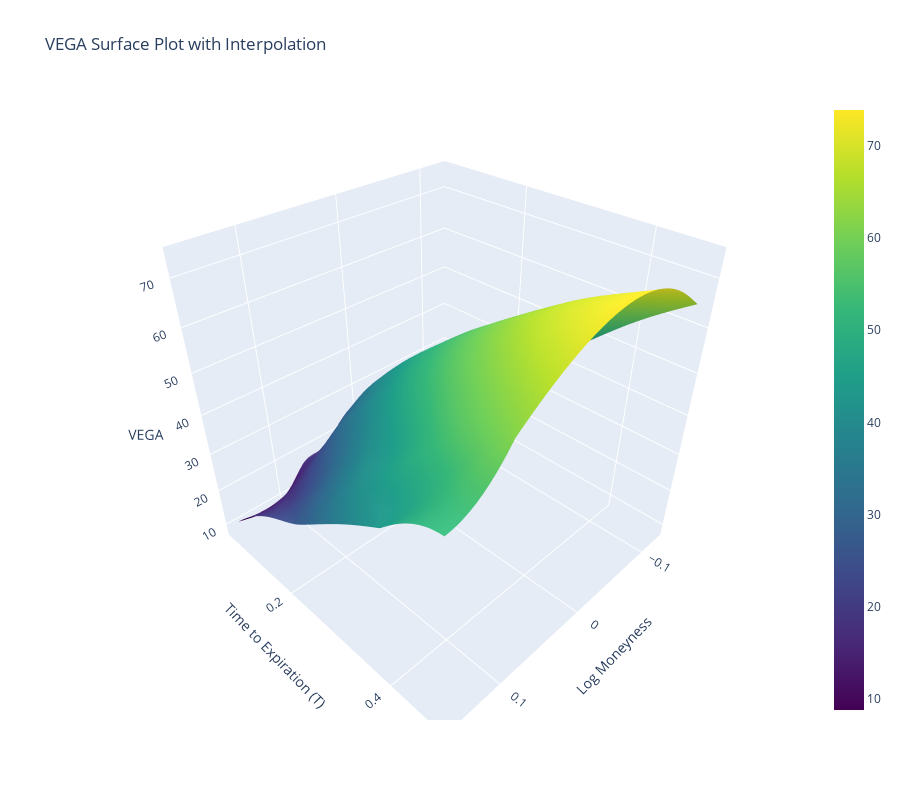

Notebook cell for this chart:
### Code cell
plot_greeks_surface(df_greeks, greek = 'vega')

### Figure 1 — Plotly figure (JSON) as saved in the notebook; plotly's stock layout.template omitted (floating-point values rounded to 4 significant figures; data arrays with more than 128 entries replaced by an {"elided": "..."} marker saying what was removed)
{"data": [{"colorscale": [[0, "#440154"], [0.1111, "#482878"], [0.2222, "#3e4989"], [0.3333, "#31688e"], [0.4444, "#26828e"], [0.5556, "#1f9e89"], [0.6667, "#35b779"], [0.7778, "#6ece58"], [0.8889, "#b5de2b"], [1, "#fde725"]], "connectgaps": true, "type": "surface", "x": {"elided": "50x50 float values"}, "y": {"elided": "50x50 float values"}, "z": {"elided": "50x50 float values"}}], "layout": {"height": 800, "scene": {"xaxis": {"title": {"text": "Log Moneyness"}}, "yaxis": {"title": {"text": "Time to Expiration (T)"}}, "zaxis": {"title": {"text": "VEGA"}}}, "title": {"text": "VEGA Surface Plot with Interpolation"}, "width": 900}}
